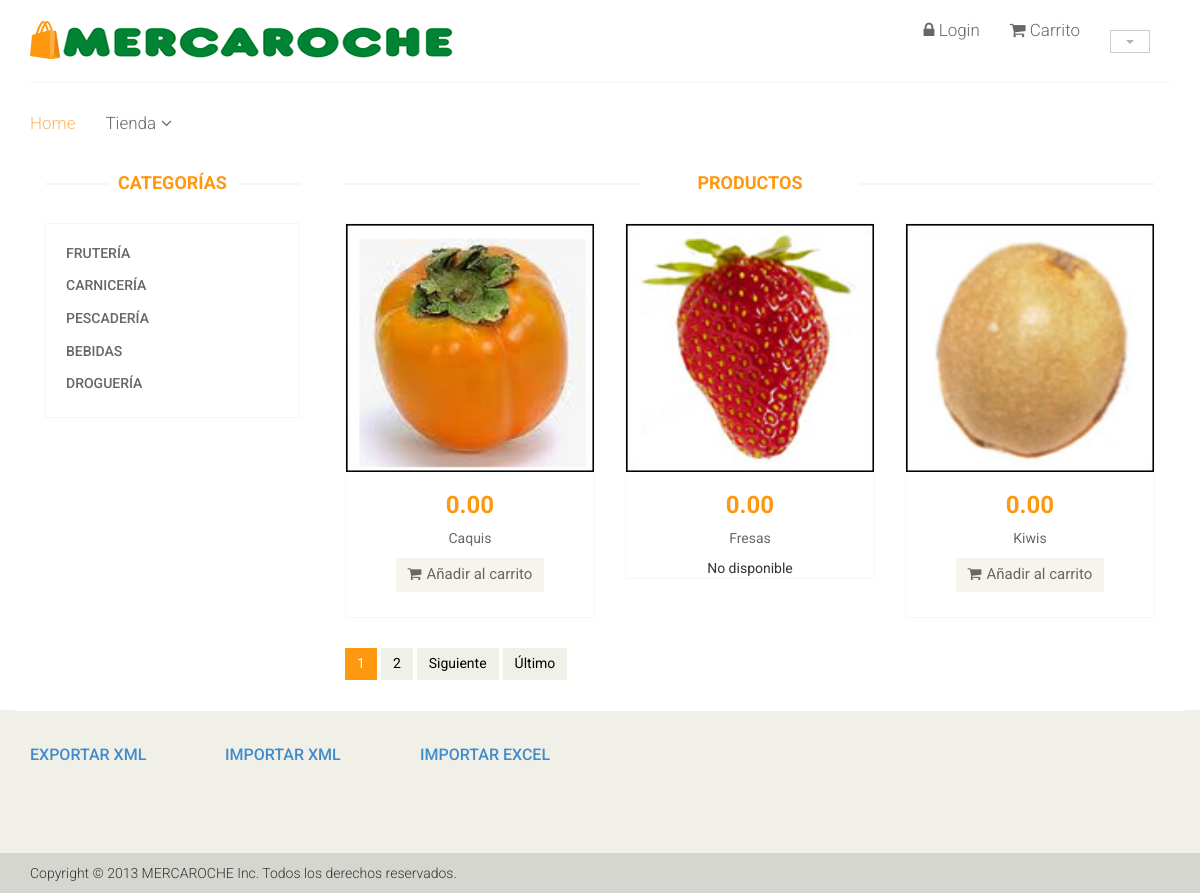
The page /index.php/Categoria/mostrar/1 on the database its author committed.
### tables this page shows
CREATE TABLE IF NOT EXISTS `categoria` (
  `idCat` int(11) NOT NULL,
  `codCat` varchar(45) DEFAULT NULL,
  `nombreCat` varchar(50) DEFAULT NULL,
  `descripcionCat` text,
  `anuncioCat` text,
  `se_muestra` tinyint(1) DEFAULT NULL
);

CREATE TABLE IF NOT EXISTS `producto` (
  `idPro` int(11) NOT NULL,
  `Categoria_idCat` int(11) NOT NULL,
  `CodPro` varchar(45) DEFAULT NULL,
  `nombrePro` varchar(50) DEFAULT NULL,
  `precio` decimal(5,2) DEFAULT NULL,
  `descuento` decimal(5,2) DEFAULT NULL,
  `imagen` varchar(256) DEFAULT NULL,
  `iva` decimal(5,2) DEFAULT NULL,
  `descripcionPro` text,
  `anuncioPro` text,
  `stock` int(11) DEFAULT NULL,
  `seleccionado` tinyint(1) DEFAULT NULL,
  `fec_ini` date DEFAULT NULL,
  `fec_fin` date DEFAULT NULL,
  `destacado` tinyint(1) DEFAULT NULL,
  `se_muestra` tinyint(1) DEFAULT NULL
);

### index.php (called while the page is built, shortened)
<?php
require_once BASEPATH.'core/CodeIgniter.php';

### application/models/productos.php (called while the page is built, shortened)
<?php
class productos extends CI_Model {
    public function ProductosDe($categoria, $page, $per_page)
    {
        $qr = $this->db->get_where('producto', array('Categoria_idCat'=>$categoria, 'se_muestra'=>1), $per_page,$page);
        return $qr->result_array();
    }
    public function num_filas($categoria)
    {
        return $this->db->get_where('producto', array('Categoria_idCat'=>$categoria, 'se_muestra'=>1))->num_rows();
    }
    public function Categorias()
    {
        $qr = $this->db->query('select * from categoria '
                . 'where se_muestra=1;');
        return $qr->result_array();
    }
}

### application/config/config.php (called while the page is built, shortened)
<?php
$config['base_url'] = 'http://localhost/prac2/';
$config['index_page'] = 'index.php';
$config['uri_protocol']	= 'REQUEST_URI';
$config['url_suffix'] = '';
$config['language']	= 'english';
$config['charset'] = 'UTF-8';
$config['enable_hooks'] = FALSE;
$config['subclass_prefix'] = 'MY_';
$config['composer_autoload'] ='./vendor/autoload.php';
$config['permitted_uri_chars'] = 'a-z 0-9~%.:_\-';
$config['allow_get_array'] = TRUE;
$config['enable_query_strings'] = FALSE;
$config['controller_trigger'] = 'c';
$config['function_trigger'] = 'm';
$config['directory_trigger'] = 'd';
$config['log_threshold'] = 0;
$config['log_path'] = '';
$config['log_file_extension'] = '';
$config['log_file_permissions'] = 0644;
$config['log_date_format'] = 'Y-m-d H:i:s';
$config['error_views_path'] = '';
$config['cache_path'] = '';
$config['cache_query_string'] = FALSE;
$config['encryption_key'] = 'edsdfasdf';
$config['sess_driver'] = 'files';
$config['sess_cookie_name'] = 'ci_session';
$config['sess_expiration'] = 7200;
$config['sess_save_path'] = NULL;
$config['sess_match_ip'] = FALSE;
$config['sess_time_to_update'] = 300;
$config['sess_regenerate_destroy'] = FALSE;
$config['cookie_prefix']	= '';
$config['cookie_domain']	= '';
$config['cookie_path']		= '/';
$config['cookie_secure']	= FALSE;
$config['cookie_httponly'] 	= FALSE;
$config['standardize_newlines'] = FALSE;
$config['global_xss_filtering'] = FALSE;
$config['csrf_protection'] = FALSE;
$config['csrf_token_name'] = 'csrf_test_name';
$config['csrf_cookie_name'] = 'csrf_cookie_name';
$config['csrf_expire'] = 7200;
$config['csrf_regenerate'] = TRUE;
$config['csrf_exclude_uris'] = array();
$config['compress_output'] = FALSE;
$config['time_reference'] = 'local';
$config['rewrite_short_tags'] = FALSE;
$config['proxy_ips'] = '';

### application/views/shop.php (the view, shortened to what this page needs)
<section>
    <div class="col-sm-9 padding-right">
        <div class="features_items">
            <h2 class="title text-center">PRODUCTOS</h2>
            <?php foreach ($pro as $producto) { ?>
                <div class="col-sm-4">
                    <div class="product-image-wrapper">
                        <div class="single-products">
                            <div class="productinfo text-center">
                                <?php echo anchor('detalle/index/' . $producto['idPro'], '
                                <img class="img-responsive"  src= "' . base_url() . 'assets/img/' . $producto['imagen'] . '"/>') ?>
                                <h2><?= number_format($producto['precio'] * (float) $_SESSION['tarifa'], 2, '.', '') . ' ' . $_SESSION['moneda'] ?></h2>
                                <p><?= $producto['nombrePro'] ?></p>
                                <?php if ($producto['stock'] > 0) { ?>
                                    <a href="<?= base_url() ?>index.php/Cart/guardar/<?= $producto['idPro'] ?>"
                                       class="btn btn-default add-to-cart">
                                        <i class="fa fa-shopping-cart"></i>Añadir al carrito</a>
                                    <?php
                                    } else {
                                        echo 'No disponible';
                                    }
                                    ?>
                            </div>
                        </div>
                    </div>
                </div>
<?php } ?>
        </div><?= $paginacion ?>
    </div>
</div>

### application/views/category.php
 <div class="container">
     <div class="row"></div><div class="col-sm-3">
                    <div class="left-sidebar">
                        <h2>Categorías</h2>
                        <div class="panel-group category-products" id="accordian">
<?php foreach ($cat as $categoria) { ?>
                            <div class="panel panel-default">
                                <div class="panel-heading">
                                    <h4 class="panel-title"> <?php echo anchor('Categoria/mostrar/'.$categoria['idCat'], $categoria['nombreCat']) ?></h4>
                                </div>
</div> <?php }?>
                        </div>
                    </div>
                </div>

### application/views/plantilla.php (shortened to what this page needs)
<!DOCTYPE html>
<html lang="en">
    <head>
        <link href="<?= base_url() . 'assets/' ?>css/bootstrap.min.css" rel="stylesheet">
        <link href="<?= base_url() . 'assets/' ?>css/font-awesome.min.css" rel="stylesheet">
        <link href="<?= base_url() . 'assets/' ?>css/prettyPhoto.css" rel="stylesheet">
        <link href="<?= base_url() . 'assets/' ?>css/price-range.css" rel="stylesheet">
        <link href="<?= base_url() . 'assets/' ?>css/animate.css" rel="stylesheet">
        <link href="<?= base_url() . 'assets/' ?>css/main.css" rel="stylesheet">
        <link href="<?= base_url() . 'assets/' ?>css/responsive.css" rel="stylesheet">
    </head>
    <body>
        <header id="header">
            <div class="header-middle">
                <div class="container">
                    <div class="row">
                        <div class="col-sm-4">
                            <div class="logo pull-left">
                                <a href="<?= base_url() ?>"><img src="<?= base_url() . 'assets/' ?>images/home/logo.png" alt="" /></a>
                            </div>
                        </div>
                        <div class="col-sm-8">
                            <div class="btn-group pull-right">
                                <div class="btn-group">
                                    <button type="button" class="btn btn-default dropdown-toggle usa" data-toggle="dropdown">
                                        <span class="caret"></span>
                                    </button>
                                </div>
                            </div>
                            <div class="mainmenu pull-right">
                                <ul class="nav navbar-nav collapse navbar-collapse">
                                    <?php if (isset($_SESSION['user'])) { ?>
                                        <li>Hola, <?php echo $_SESSION['nombreUser'] ?>!</li>
                                        <li class="dropdown">
                                            <a href="#"><i class="fa fa-user"></i>  Cuenta<i class="fa fa-angle-down"></i></a>
                                            <ul role="menu" class="sub-menu">
                                                <li><?php echo anchor("Login/datosUser", "Datos") ?></li>
                                                <li><?php echo anchor('Pedidos/MostrarPedidos', 'Pedidos') ?></li>
                                                <li><?php echo anchor('Login/CerrarSesion', 'Cerrar Sesión') ?></li>
                                            </ul></li><?php } else { ?>
                                        <li><?php echo anchor('Login/index', '<i class="fa fa-lock"></i>  Login') ?></li>
                                    <?php }
                                    ?>
                                    <li><?php echo anchor('Cart/muestraCart', '<i class="fa fa-shopping-cart"></i>  Carrito') ?></li>
                                </ul>
                            </div>
                        </div>
                    </div>
                </div>
            </div>
            <div class="header-bottom">
                <div class="container">
                    <div class="row">
                        <div class="col-sm-9">
                            <div class="mainmenu pull-left">
                                <ul class="nav navbar-nav collapse navbar-collapse">
                                    <li><a href="<?= base_url() ?>" class="active">Home</a></li>
                                    <li class="dropdown">
                                        <a href="#">Tienda<i class="fa fa-angle-down"></i></a>
                                    </li>
                                </ul>
                            </div>
                        </div>
                    </div>
                </div>
            </div>
        </header>
        <?php
        foreach ($cuerpo as $cue) {
            echo $cue;
        }
        ?>
        <footer id="footer">
            <div class="footer-widget">
                <div class="container">
                    <div class="row">
                        <div class="col-sm-2">
                            <div class="single-widget">
                                <h2><a href="<?= base_url() . 'index.php/ExportarXML/exportar' ?>">Exportar XML</a></h2>
                            </div>
                        </div>
                        <div class="col-sm-2">
                            <div class="single-widget">
                                <h2><a href="<?= base_url() . 'index.php/ImportarXML' ?>">Importar XML</a></h2>
                            </div>
                        </div>
                         <div class="col-sm-2">
                            <div class="single-widget">
                                <h2><a href="<?= base_url() . 'index.php/importarExcel' ?>">Importar Excel</a></h2>
                            </div>
                        </div>
                    </div>
                </div>
            </div>
            <div class="footer-bottom">
                <div class="container">
                    <div class="row">
                        <p class="pull-center">Copyright © 2013 MERCAROCHE Inc. Todos los derechos reservados.</p>
                    </div>
                </div>
            </div>
        </footer>
    </body>
</html>

### assets/css/main.css (style rules this page uses)
body { font-family: 'Roboto', sans-serif; background:; position: relative; font-weight:400px; }
ul li { list-style: none; }
a { -webkit-transition: 300ms; -moz-transition: 300ms; -o-transition: 300ms; transition: 300ms; }
h1, h2, h3, h4, h5, h6 { font-family: 'Roboto', sans-serif; }
.header-middle .container .row { border-bottom: 1px solid #f5f5f5; margin-left: 0; margin-right: 0; padding-bottom: 20px; padding-top: 20px; }
.header-middle .container .row .col-sm-4 { padding-left: 0; }
.header-middle .container .row .col-sm-8 { padding-right:0; }
.usa { border-radius: 0; color: #B4B1AB; font-size: 12px; margin-right: 20px; padding: 2px 15px; margin-top: 10px; }
.header-bottom { padding-bottom: 30px; padding-top: 30px; }
.navbar-collapse.collapse { padding-left: 0; }
.mainmenu ul li { padding-right: 15px; padding-left: 15px; }
.mainmenu ul li:first-child { padding-left: 0px; }
.mainmenu ul li a { color: #696763; font-family: 'Roboto', sans-serif; font-size: 17px; font-weight: 300; padding: 0; padding-bottom: 10px; }
.mainmenu ul li a:hover, .mainmenu ul li a.active, .shop-menu ul li a.active { background:none; color:#fdb45e; }
.fa-angle-down { padding-left: 5px; }
#footer { background: #F0F0E9; }
.footer-widget { margin-bottom: 68px; }
.footer-widget .container { border-top: 1px solid #FFFFFF; padding-top: 15px; }
.single-widget h2 { color: #666663; font-family: 'Roboto', sans-serif; font-size: 16px; font-weight: 500; margin-bottom: 22px; text-transform: uppercase; }
.footer-bottom { background: #D6D6D0; padding-top: 10px; }
.footer-bottom p { color: #363432; font-family: 'Roboto', sans-serif; font-weight: 300; margin-left: 15px; }
.category-products { border: 1px solid #F7F7F0; margin-bottom: 35px; padding-bottom: 20px; padding-top: 15px; }
.left-sidebar h2, .brands_products h2 { color: #FE980F; font-family: 'Roboto', sans-serif; font-size: 18px; font-weight: 700; margin: 0 auto 30px; text-align: center; text-transform: uppercase; position: relative; z-index:3; }
.left-sidebar h2:after, h2.title:after { content: " "; position: absolute; border: 1px solid #f5f5f5; bottom:8px; left: 0; width: 100%; height: 0; z-index: -2; }
.left-sidebar h2:before { content: " "; position: absolute; background: #fff; bottom: -6px; width: 130px; height: 30px; z-index: -1; left: 50%; margin-left: -65px; }
h2.title:before { content: " "; position: absolute; background: #fff; bottom: -6px; width: 220px; height: 30px; z-index: -1; left: 50%; margin-left: -110px; }
.category-products .panel { background-color: #FFFFFF; border: 0px; border-radius: 0px; box-shadow:none; margin-bottom: 0px; }
.category-products .panel-default .panel-heading { background-color: #FFFFFF; border: 0 none; color: #FFFFFF; padding: 5px 20px; }
.category-products .panel-default .panel-heading .panel-title a { color: #696763; font-family: 'Roboto', sans-serif; font-size: 14px; text-decoration: none; text-transform: uppercase; }
.padding-right { padding-right: 0; }
.features_items { overflow:hidden; }
h2.title { color: #FE980F; font-family: 'Roboto', sans-serif; font-size: 18px; font-weight: 700; margin: 0 15px; text-transform: uppercase; margin-bottom: 30px; position: relative; }
.product-image-wrapper { border:1px solid #F7F7F5; overflow: hidden; margin-bottom:30px; }
.single-products { position: relative; }
.productinfo h2 { color: #FE980F; font-family: 'Roboto', sans-serif; font-size: 24px; font-weight: 700; }
.productinfo p { font-family: 'Roboto', sans-serif; font-size: 14px; font-weight: 400; color: #696763; }
.productinfo img { width: 100%; }
.productinfo { position:relative; }
.add-to-cart { background:#F5F5ED; border: 0 none; border-radius: 0; color: #696763; font-family: 'Roboto', sans-serif; font-size: 15px; margin-bottom: 25px; }
.add-to-cart i { margin-right:5px; }
.pagination li:last-child a, .pagination li:last-child span { border-bottom-right-radius: 0; border-top-right-radius: 0; }
.pagination li a, .pagination li span { background-color: #f0f0e9; border: 0; float: left; line-height: 1.42857; margin-left: -1px; padding: 6px 12px; position: relative; text-decoration: none; margin-right: 5px; color:#000; }

### rows shown on the page
categoria: idCat+nombreCat "FRUTERÍA"
categoria: idCat+nombreCat "CARNICERÍA"
categoria: idCat+nombreCat "PESCADERÍA"
categoria: idCat+nombreCat "BEBIDAS"
categoria: idCat+nombreCat "DROGUERÍA"
producto: idPro+imagen (picture), $producto['precio']*(float)$_SESSION['tarifa'] "0.00", nombrePro "Caquis"
producto: idPro+imagen (picture), $producto['precio']*(float)$_SESSION['tarifa'] "0.00", nombrePro "Fresas", stock "No disponible"
producto: idPro+imagen (picture), $producto['precio']*(float)$_SESSION['tarifa'] "0.00", nombrePro "Kiwis"

### other values the page prints
anchor('Login/index', '<i class="fa fa-lock"></i>  Login') "Login"
